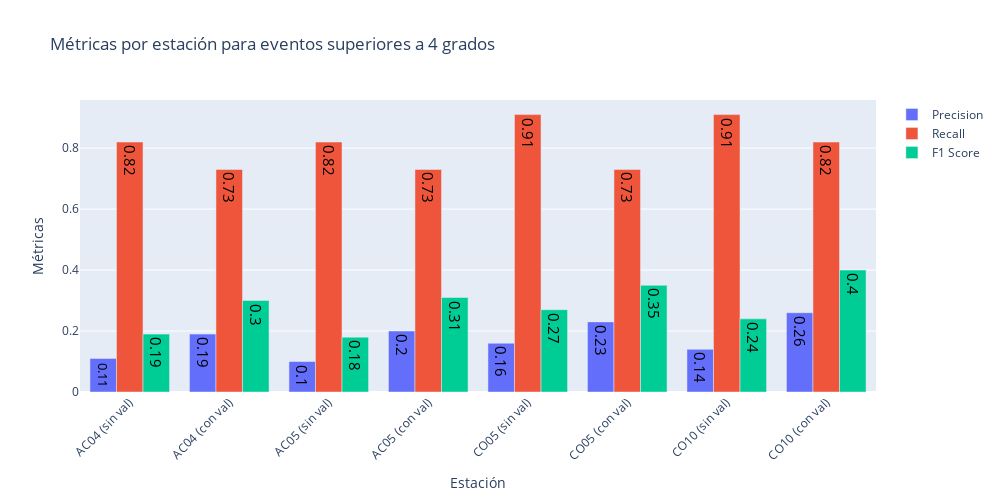
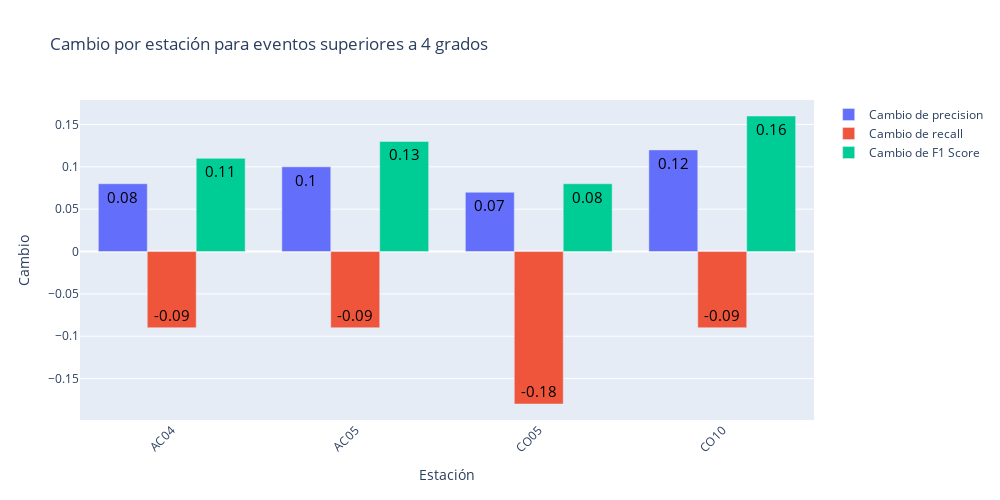
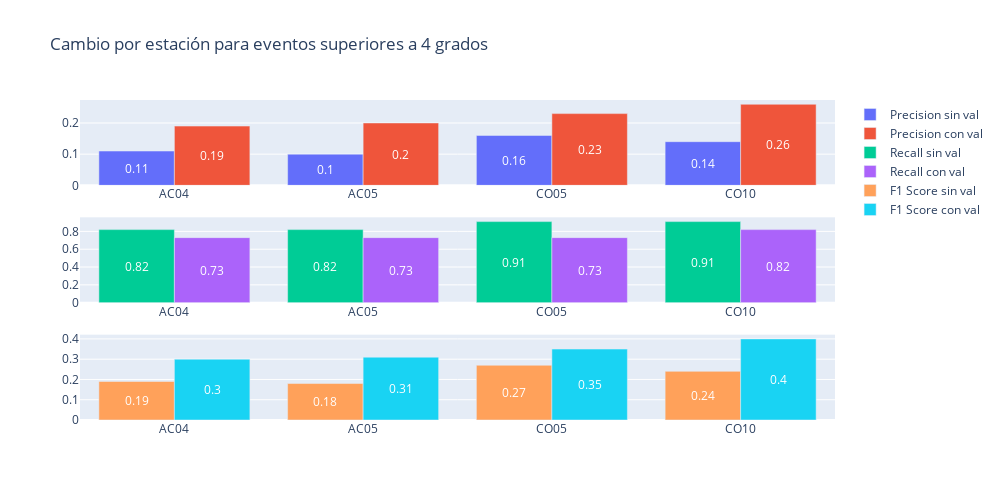
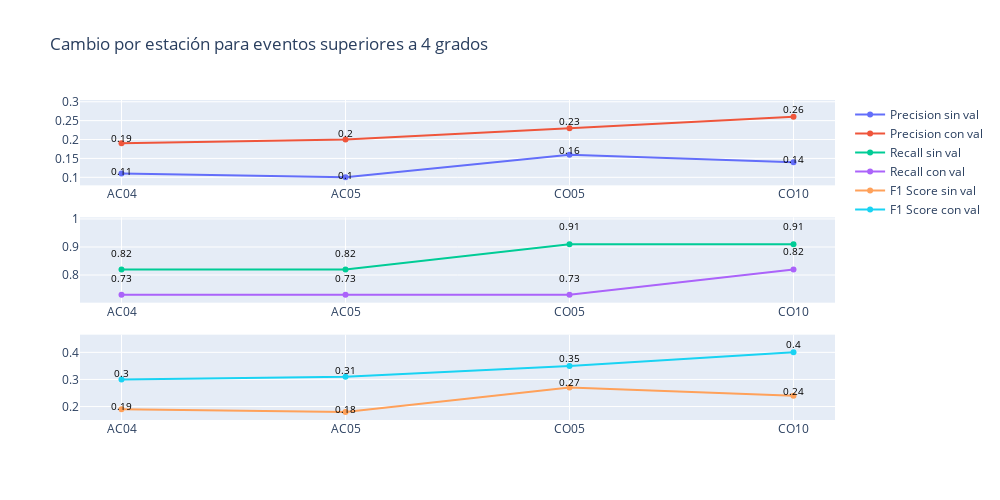

The code cell stored with these charts, in order, in its notebook:
### Markdown cell above
## 5.1. Plot de las métricas Precision, Recall y F1-Score antes y después de la validación

### Code cell
resultados_totales = []

for before, after in zip(results_no_val, results_with_val):
    before = before.copy()
    before['identificador'] += ' (sin val)'
    resultados_totales.append(before)

    after = after.copy()
    after['identificador'] += ' (con val)'
    resultados_totales.append(after)


plot_metrics(resultados_totales, titles[3])
plot_differences_amount(results_no_val, results_with_val, titles[3])
plot_differences_bar(results_no_val, results_with_val, titles[3])
plot_differences_scatter(results_no_val, results_with_val, titles[3])

### Figure 1 — Plotly figure (JSON) as saved in the notebook; plotly's stock layout.template omitted (floating-point values rounded to 4 significant figures)
{"data": [{"name": "Precision", "text": ["0.11", "0.19", "0.1", "0.2", "0.16", "0.23", "0.14", "0.26"], "textfont": {"color": "black", "size": 15}, "type": "bar", "x": ["AC04 (sin val)", "AC04 (con val)", "AC05 (sin val)", "AC05 (con val)", "CO05 (sin val)", "CO05 (con val)", "CO10 (sin val)", "CO10 (con val)"], "y": [0.11, 0.19, 0.1, 0.2, 0.16, 0.23, 0.14, 0.26]}, {"name": "Recall", "text": ["0.82", "0.73", "0.82", "0.73", "0.91", "0.73", "0.91", "0.82"], "textfont": {"color": "black", "size": 15}, "type": "bar", "x": ["AC04 (sin val)", "AC04 (con val)", "AC05 (sin val)", "AC05 (con val)", "CO05 (sin val)", "CO05 (con val)", "CO10 (sin val)", "CO10 (con val)"], "y": [0.82, 0.73, 0.82, 0.73, 0.91, 0.73, 0.91, 0.82]}, {"name": "F1 Score", "text": ["0.19", "0.3", "0.18", "0.31", "0.27", "0.35", "0.24", "0.4"], "textfont": {"color": "black", "size": 15}, "type": "bar", "x": ["AC04 (sin val)", "AC04 (con val)", "AC05 (sin val)", "AC05 (con val)", "CO05 (sin val)", "CO05 (con val)", "CO10 (sin val)", "CO10 (con val)"], "y": [0.19, 0.3, 0.18, 0.31, 0.27, 0.35, 0.24, 0.4]}], "layout": {"barmode": "group", "height": 500, "title": {"text": "Métricas por estación para eventos superiores a 4 grados"}, "width": 1000, "xaxis": {"tickangle": -45, "title": {"text": "Estación"}}, "yaxis": {"title": {"text": "Métricas"}}}}

### Figure 2 — Plotly figure (JSON) as saved in the notebook; plotly's stock layout.template omitted (floating-point values rounded to 4 significant figures)
{"data": [{"name": "Cambio de precision", "text": ["0.08", "0.1", "0.07", "0.12"], "textfont": {"color": "black", "size": 15}, "type": "bar", "x": ["AC04", "AC05", "CO05", "CO10"], "y": [0.08, 0.1, 0.07, 0.12]}, {"name": "Cambio de recall", "text": ["-0.09", "-0.09", "-0.18", "-0.09"], "textfont": {"color": "black", "size": 15}, "type": "bar", "x": ["AC04", "AC05", "CO05", "CO10"], "y": [-0.09, -0.09, -0.18, -0.09]}, {"name": "Cambio de F1 Score", "text": ["0.11", "0.13", "0.08", "0.16"], "textfont": {"color": "black", "size": 15}, "type": "bar", "x": ["AC04", "AC05", "CO05", "CO10"], "y": [0.11, 0.13, 0.08, 0.16]}], "layout": {"barmode": "group", "height": 500, "title": {"text": "Cambio por estación para eventos superiores a 4 grados"}, "width": 1000, "xaxis": {"tickangle": -45, "title": {"text": "Estación"}}, "yaxis": {"title": {"text": "Cambio"}}}}

### Figure 3 — Plotly figure (JSON) as saved in the notebook; plotly's stock layout.template omitted (floating-point values rounded to 4 significant figures)
{"data": [{"name": "Precision sin val", "type": "bar", "x": ["AC04", "AC05", "CO05", "CO10"], "xaxis": "x", "y": [0.11, 0.1, 0.16, 0.14], "yaxis": "y"}, {"name": "Precision con val", "type": "bar", "x": ["AC04", "AC05", "CO05", "CO10"], "xaxis": "x", "y": [0.19, 0.2, 0.23, 0.26], "yaxis": "y"}, {"name": "Recall sin val", "type": "bar", "x": ["AC04", "AC05", "CO05", "CO10"], "xaxis": "x2", "y": [0.82, 0.82, 0.91, 0.91], "yaxis": "y2"}, {"name": "Recall con val", "type": "bar", "x": ["AC04", "AC05", "CO05", "CO10"], "xaxis": "x2", "y": [0.73, 0.73, 0.73, 0.82], "yaxis": "y2"}, {"name": "F1 Score sin val", "type": "bar", "x": ["AC04", "AC05", "CO05", "CO10"], "xaxis": "x3", "y": [0.19, 0.18, 0.27, 0.24], "yaxis": "y3"}, {"name": "F1 Score con val", "type": "bar", "x": ["AC04", "AC05", "CO05", "CO10"], "xaxis": "x3", "y": [0.3, 0.31, 0.35, 0.4], "yaxis": "y3"}], "layout": {"annotations": [{"font": {"color": "white", "size": 12}, "showarrow": false, "text": "0.11", "x": -0.2, "xref": "x", "y": 0.055, "yref": "y"}, {"font": {"color": "white", "size": 12}, "showarrow": false, "text": "0.19", "x": 0.2, "xref": "x", "y": 0.095, "yref": "y"}, {"font": {"color": "white", "size": 12}, "showarrow": false, "text": "0.1", "x": 0.8, "xref": "x", "y": 0.05, "yref": "y"}, {"font": {"color": "white", "size": 12}, "showarrow": false, "text": "0.2", "x": 1.2, "xref": "x", "y": 0.1, "yref": "y"}, {"font": {"color": "white", "size": 12}, "showarrow": false, "text": "0.16", "x": 1.8, "xref": "x", "y": 0.08, "yref": "y"}, {"font": {"color": "white", "size": 12}, "showarrow": false, "text": "0.23", "x": 2.2, "xref": "x", "y": 0.115, "yref": "y"}, {"font": {"color": "white", "size": 12}, "showarrow": false, "text": "0.14", "x": 2.8, "xref": "x", "y": 0.07, "yref": "y"}, {"font": {"color": "white", "size": 12}, "showarrow": false, "text": "0.26", "x": 3.2, "xref": "x", "y": 0.13, "yref": "y"}, {"font": {"color": "white", "size": 12}, "showarrow": false, "text": "0.82", "x": -0.2, "xref": "x2", "y": 0.41, "yref": "y2"}, {"font": {"color": "white", "size": 12}, "showarrow": false, "text": "0.73", "x": 0.2, "xref": "x2", "y": 0.365, "yref": "y2"}, {"font": {"color": "white", "size": 12}, "showarrow": false, "text": "0.82", "x": 0.8, "xref": "x2", "y": 0.41, "yref": "y2"}, {"font": {"color": "white", "size": 12}, "showarrow": false, "text": "0.73", "x": 1.2, "xref": "x2", "y": 0.365, "yref": "y2"}, {"font": {"color": "white", "size": 12}, "showarrow": false, "text": "0.91", "x": 1.8, "xref": "x2", "y": 0.455, "yref": "y2"}, {"font": {"color": "white", "size": 12}, "showarrow": false, "text": "0.73", "x": 2.2, "xref": "x2", "y": 0.365, "yref": "y2"}, {"font": {"color": "white", "size": 12}, "showarrow": false, "text": "0.91", "x": 2.8, "xref": "x2", "y": 0.455, "yref": "y2"}, {"font": {"color": "white", "size": 12}, "showarrow": false, "text": "0.82", "x": 3.2, "xref": "x2", "y": 0.41, "yref": "y2"}, {"font": {"color": "white", "size": 12}, "showarrow": false, "text": "0.19", "x": -0.2, "xref": "x3", "y": 0.095, "yref": "y3"}, {"font": {"color": "white", "size": 12}, "showarrow": false, "text": "0.3", "x": 0.2, "xref": "x3", "y": 0.15, "yref": "y3"}, {"font": {"color": "white", "size": 12}, "showarrow": false, "text": "0.18", "x": 0.8, "xref": "x3", "y": 0.09, "yref": "y3"}, {"font": {"color": "white", "size": 12}, "showarrow": false, "text": "0.31", "x": 1.2, "xref": "x3", "y": 0.155, "yref": "y3"}, {"font": {"color": "white", "size": 12}, "showarrow": false, "text": "0.27", "x": 1.8, "xref": "x3", "y": 0.135, "yref": "y3"}, {"font": {"color": "white", "size": 12}, "showarrow": false, "text": "0.35", "x": 2.2, "xref": "x3", "y": 0.175, "yref": "y3"}, {"font": {"color": "white", "size": 12}, "showarrow": false, "text": "0.24", "x": 2.8, "xref": "x3", "y": 0.12, "yref": "y3"}, {"font": {"color": "white", "size": 12}, "showarrow": false, "text": "0.4", "x": 3.2, "xref": "x3", "y": 0.2, "yref": "y3"}], "height": 500, "title": {"text": "Cambio por estación para eventos superiores a 4 grados"}, "width": 1000, "xaxis": {"anchor": "y", "domain": [0, 1]}, "xaxis2": {"anchor": "y2", "domain": [0, 1]}, "xaxis3": {"anchor": "y3", "domain": [0, 1]}, "yaxis": {"anchor": "x", "domain": [0.7333, 1]}, "yaxis2": {"anchor": "x2", "domain": [0.3667, 0.6333]}, "yaxis3": {"anchor": "x3", "domain": [0, 0.2667]}}}

### Figure 4 — Plotly figure (JSON) as saved in the notebook; plotly's stock layout.template omitted (floating-point values rounded to 4 significant figures)
{"data": [{"mode": "lines+markers", "name": "Precision sin val", "type": "scatter", "x": ["AC04", "AC05", "CO05", "CO10"], "xaxis": "x", "y": [0.11, 0.1, 0.16, 0.14], "yaxis": "y"}, {"mode": "lines+markers", "name": "Precision con val", "type": "scatter", "x": ["AC04", "AC05", "CO05", "CO10"], "xaxis": "x", "y": [0.19, 0.2, 0.23, 0.26], "yaxis": "y"}, {"mode": "lines+markers", "name": "Recall sin val", "type": "scatter", "x": ["AC04", "AC05", "CO05", "CO10"], "xaxis": "x2", "y": [0.82, 0.82, 0.91, 0.91], "yaxis": "y2"}, {"mode": "lines+markers", "name": "Recall con val", "type": "scatter", "x": ["AC04", "AC05", "CO05", "CO10"], "xaxis": "x2", "y": [0.73, 0.73, 0.73, 0.82], "yaxis": "y2"}, {"mode": "lines+markers", "name": "F1 Score sin val", "type": "scatter", "x": ["AC04", "AC05", "CO05", "CO10"], "xaxis": "x3", "y": [0.19, 0.18, 0.27, 0.24], "yaxis": "y3"}, {"mode": "lines+markers", "name": "F1 Score con val", "type": "scatter", "x": ["AC04", "AC05", "CO05", "CO10"], "xaxis": "x3", "y": [0.3, 0.31, 0.35, 0.4], "yaxis": "y3"}], "layout": {"annotations": [{"font": {"color": "black", "size": 10}, "showarrow": false, "text": "0.11", "x": "AC04", "xref": "x", "y": 0.1177, "yref": "y"}, {"font": {"color": "black", "size": 10}, "showarrow": false, "text": "0.19", "x": "AC04", "xref": "x", "y": 0.2052, "yref": "y"}, {"font": {"color": "black", "size": 10}, "showarrow": false, "text": "0.1", "x": "AC05", "xref": "x", "y": 0.107, "yref": "y"}, {"font": {"color": "black", "size": 10}, "showarrow": false, "text": "0.2", "x": "AC05", "xref": "x", "y": 0.216, "yref": "y"}, {"font": {"color": "black", "size": 10}, "showarrow": false, "text": "0.16", "x": "CO05", "xref": "x", "y": 0.1712, "yref": "y"}, {"font": {"color": "black", "size": 10}, "showarrow": false, "text": "0.23", "x": "CO05", "xref": "x", "y": 0.2484, "yref": "y"}, {"font": {"color": "black", "size": 10}, "showarrow": false, "text": "0.14", "x": "CO10", "xref": "x", "y": 0.1498, "yref": "y"}, {"font": {"color": "black", "size": 10}, "showarrow": false, "text": "0.26", "x": "CO10", "xref": "x", "y": 0.2808, "yref": "y"}, {"font": {"color": "black", "size": 10}, "showarrow": false, "text": "0.82", "x": "AC04", "xref": "x2", "y": 0.8774, "yref": "y2"}, {"font": {"color": "black", "size": 10}, "showarrow": false, "text": "0.73", "x": "AC04", "xref": "x2", "y": 0.7884, "yref": "y2"}, {"font": {"color": "black", "size": 10}, "showarrow": false, "text": "0.82", "x": "AC05", "xref": "x2", "y": 0.8774, "yref": "y2"}, {"font": {"color": "black", "size": 10}, "showarrow": false, "text": "0.73", "x": "AC05", "xref": "x2", "y": 0.7884, "yref": "y2"}, {"font": {"color": "black", "size": 10}, "showarrow": false, "text": "0.91", "x": "CO05", "xref": "x2", "y": 0.9737, "yref": "y2"}, {"font": {"color": "black", "size": 10}, "showarrow": false, "text": "0.73", "x": "CO05", "xref": "x2", "y": 0.7884, "yref": "y2"}, {"font": {"color": "black", "size": 10}, "showarrow": false, "text": "0.91", "x": "CO10", "xref": "x2", "y": 0.9737, "yref": "y2"}, {"font": {"color": "black", "size": 10}, "showarrow": false, "text": "0.82", "x": "CO10", "xref": "x2", "y": 0.8856, "yref": "y2"}, {"font": {"color": "black", "size": 10}, "showarrow": false, "text": "0.19", "x": "AC04", "xref": "x3", "y": 0.2033, "yref": "y3"}, {"font": {"color": "black", "size": 10}, "showarrow": false, "text": "0.3", "x": "AC04", "xref": "x3", "y": 0.324, "yref": "y3"}, {"font": {"color": "black", "size": 10}, "showarrow": false, "text": "0.18", "x": "AC05", "xref": "x3", "y": 0.1926, "yref": "y3"}, {"font": {"color": "black", "size": 10}, "showarrow": false, "text": "0.31", "x": "AC05", "xref": "x3", "y": 0.3348, "yref": "y3"}, {"font": {"color": "black", "size": 10}, "showarrow": false, "text": "0.27", "x": "CO05", "xref": "x3", "y": 0.2889, "yref": "y3"}, {"font": {"color": "black", "size": 10}, "showarrow": false, "text": "0.35", "x": "CO05", "xref": "x3", "y": 0.378, "yref": "y3"}, {"font": {"color": "black", "size": 10}, "showarrow": false, "text": "0.24", "x": "CO10", "xref": "x3", "y": 0.2568, "yref": "y3"}, {"font": {"color": "black", "size": 10}, "showarrow": false, "text": "0.4", "x": "CO10", "xref": "x3", "y": 0.432, "yref": "y3"}], "height": 500, "title": {"text": "Cambio por estación para eventos superiores a 4 grados"}, "width": 1000, "xaxis": {"anchor": "y", "domain": [0, 1]}, "xaxis2": {"anchor": "y2", "domain": [0, 1]}, "xaxis3": {"anchor": "y3", "domain": [0, 1]}, "yaxis": {"anchor": "x", "domain": [0.7333, 1]}, "yaxis2": {"anchor": "x2", "domain": [0.3667, 0.6333]}, "yaxis3": {"anchor": "x3", "domain": [0, 0.2667]}}}
